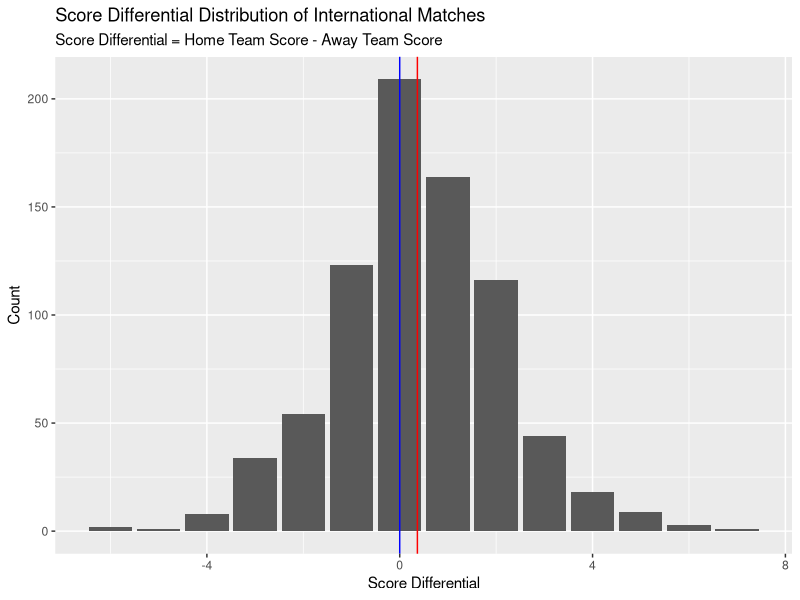
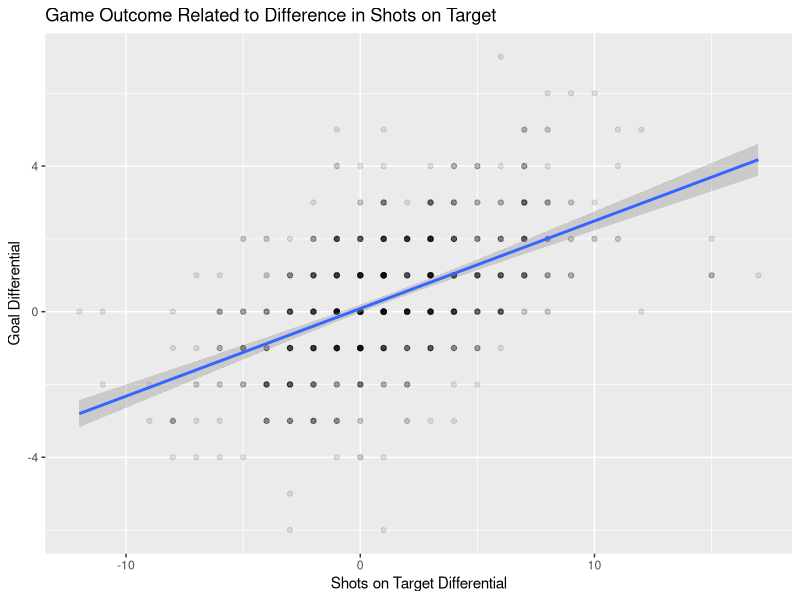
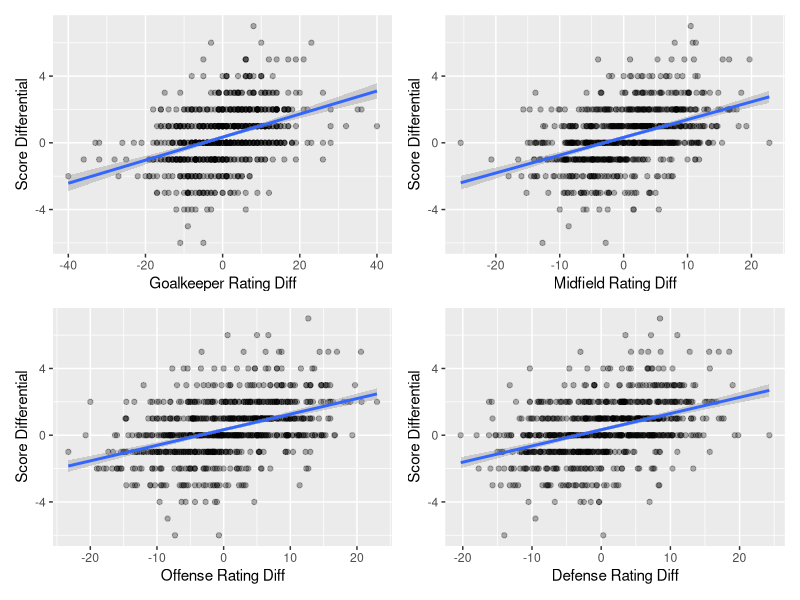

Source code (R) for these figures, in order: (Note: this script raises an error after producing the figures.)
## ---- chunk 1
knitr::opts_chunk$set(echo = FALSE,
                      warning = FALSE,
                      message = FALSE)
## ---- chunk 2
# PUT ALL LOADED LIBRARIES HERE
library(tidyverse)
library(knitr)
#library(kableExtra)
library(patchwork)

## ---- chunk 3
# READ IN ANY DATASETS HERE
# MUTATE DATSETS AS NECESSARY HERE
matches <- read_csv("data/cleaned_matches.csv")

## ---- chunk 4
t1 <- matches %>%
  count(home_team_result) %>%
  rename("Home Team Result" = home_team_result,
         Count = n)
knitr::kable(t1, caption = "International Match Results") #%>%
  #kable_styling(position = "center",
  #              latex_options = "HOLD_position")
## ---- chunk 5
ggplot(data = matches, aes(x = score_differential)) +
  geom_bar(stat = "count") +
  geom_vline(xintercept = mean(matches$score_differential),
             color = "red") +
  geom_vline(xintercept = median(matches$score_differential),
             color = "blue") +
  labs(x = "Score Differential",
       y = "Count",
       title = "Score Differential Distribution of International Matches",
       subtitle = "Score Differential = Home Team Score - Away Team Score")
## ---- chunk 6
ggplot(data = matches, aes(x = shots_on_target_differential, y = score_differential)) +
  geom_point(alpha = 0.1) +
  geom_smooth(method="lm") +
  labs(x = "Shots on Target Differential",
       y = "Goal Differential",
       title = "Game Outcome Related to Difference in Shots on Target")
## ---- chunk 7
p1<-ggplot(data = matches, aes(x = goalkeeper_differential, y = score_differential)) +
  geom_point(alpha=0.3) +
  geom_smooth(method="lm") +
  labs(x = "Goalkeeper Rating Diff",
       y = "Score Differential")

p2<-ggplot(data = matches, aes(x = midfield_differential, y = score_differential)) +
  geom_point(alpha=0.3) +
  geom_smooth(method="lm") +
  labs(x = "Midfield Rating Diff",
       y = "Score Differential")

p3<-ggplot(data = matches, aes(x = offense_differential, y = score_differential)) +
  geom_point(alpha=0.3) +
  geom_smooth(method="lm") +
  labs(x = "Offense Rating Diff",
       y = "Score Differential")

p4<-ggplot(data = matches, aes(x = defense_differential, y = score_differential)) +
  geom_point(alpha=0.3) +
  geom_smooth(method="lm") +
  labs(x = "Defense Rating Diff",
       y = "Score Differential")

(p1+p2)/(p3+p4)
## ---- chunk 8
kable(fin_mod$coefficients)
## ---- chunk 9
kable(confusion_mat)
